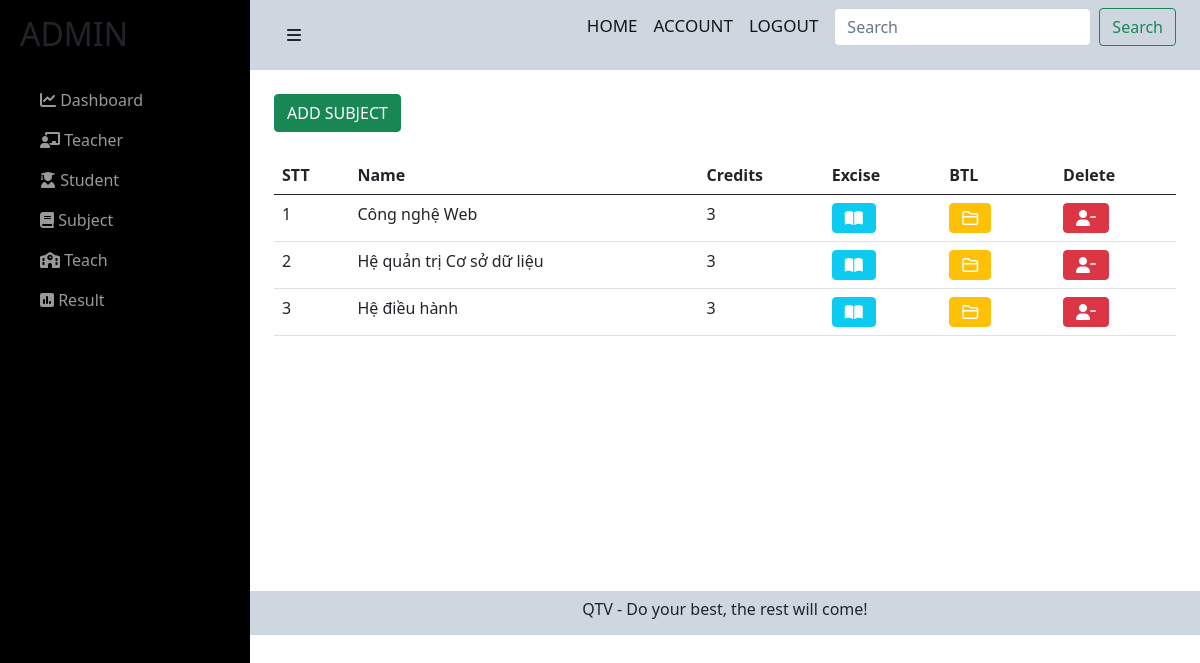
/admin/admin/subject.php (signed in), run on an earlier commit of the app's database.
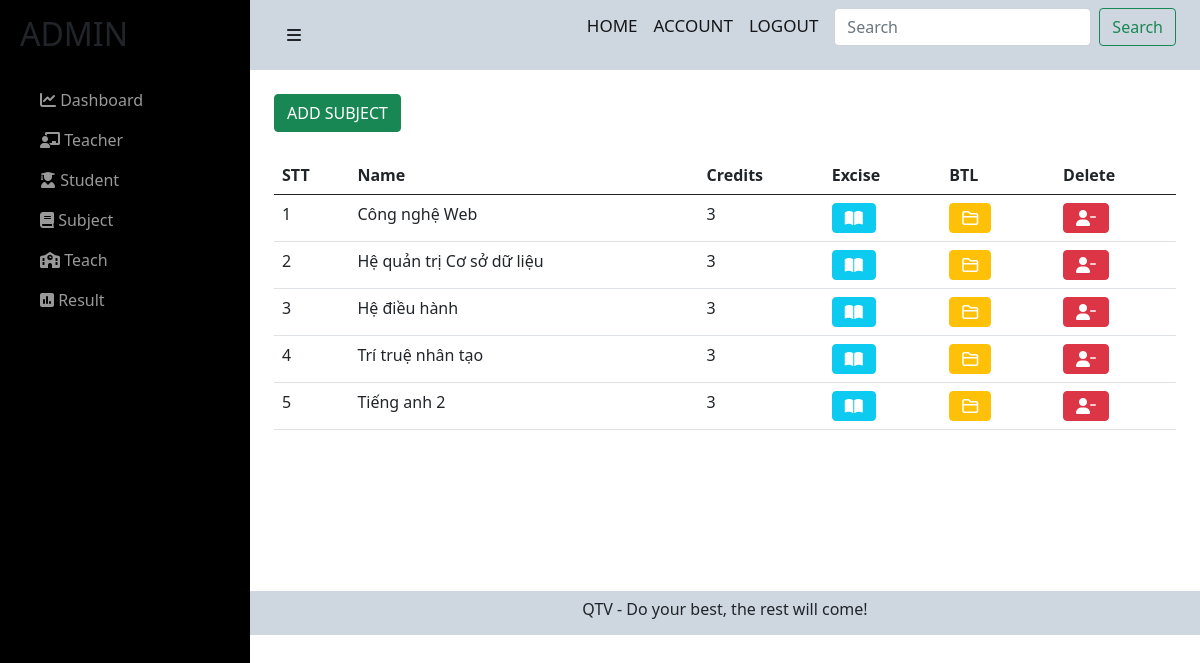
And on a later commit of the database.
### tables this page shows
CREATE TABLE `monhoc` (
  `idMH` int(11) NOT NULL,
  `nameMH` varchar(255) NOT NULL,
  `TC` int(11) NOT NULL
);

### admin/admin/subject.php (the view, shortened to what this page needs)
<?php include('../../config/config.php');
?>
<link href="https://cdn.jsdelivr.net/npm/bootstrap@5.0.2/dist/css/bootstrap.min.css" rel="stylesheet">
<link rel="stylesheet" href="https://cdnjs.cloudflare.com/ajax/libs/font-awesome/6.0.0-beta2/css/all.min.css" />
<link rel="stylesheet" href="../../css/teacher-admin.css">
<div id="wrapper">
    <div id="sidebar-wrapper">
        <ul class="sidebar-nav">
        <li class="sidebar-brand">
                <h2>ADMIN</h2>
            </li>
            <li>
                <a href="index.php"><i class="fas fa-chart-line"></i> Dashboard</a>
            </li>
            <li>
                <a href="teacher.php"><i class="fas fa-chalkboard-teacher"></i> Teacher</a>
            </li>
            <li>
                <a href="student.php"><i class="fas fa-user-graduate"></i> Student</a>
            </li>
            <li>
                <a href="subject.php"><i class="fas fa-book"></i> Subject</a>
            </li>
            <li>
                <a href="teach.php"><i class="fas fa-school"></i> Teach</a>
            </li>
            <li>
                <a href="result-admin.php"><i class="fas fa-poll"></i> Result</a>
            </li>
        </ul>
    </div>
    <div id="page-content-wrapper">
        <div class="container-fluid">
            <div class="row">
                <div class="col-lg-12">
                    <nav class="navbar navbar-light">
                        <div class="container-fluid">
                            <a href="#menu-toggle" class="btn btn-default" id="menu-toggle"><i class="fas fa-bars"></i></a>
                            <form class="d-flex">
                                <a href="" class="navbar-brand">HOME</a>
                                <a href="" class="navbar-brand">ACCOUNT</a>
                                <a href="../../login/logout.php" class="navbar-brand">LOGOUT</a>
                                <input class="form-control me-2" type="search" placeholder="Search" aria-label="Search">
                                <button class="btn btn-outline-success" type="submit">Search</button>
                            </form>
                        </div>
                    </nav>
                    <div class="container">
                        <br>
                        <a href="./add-subject-admin.php"><button class="btn btn-success"> ADD SUBJECT</button></a>
                        <br><br>
                        <table class="table">
                            <thead>
                                <tr>
                                    <th scope="col">STT</th>
                                    <th scope="col">Name</th>
                                    <th scope="col">Credits</th>
                                    <th scope="col">Excise</th>
                                    <th scope="col">BTL</th>
                                    <th scope="col">Delete</th>
                                </tr>
                            </thead>
                            <tbody>
                                <?php
                                $sql = "SELECT * from monhoc";
                                $res = mysqli_query($conn, $sql);
                                $sn = 1;
                                if ($res == true) {
                                    while ($row = mysqli_fetch_assoc($res)) {
                                ?>
                                        <tr>
                                            <td><?php echo $sn++ ?></td>
                                            <td><?php echo $row['nameMH']; ?></td>
                                            <td><?php echo $row['TC']; ?></td>
                                            <td>
                                                <a href="./exercise-subject-admin.php?idMH=<?php echo $row['idMH']; ?>"><button type="button" class="btn btn-info text-white me-2"><i class="fas fa-book-open"></i>    </button></a>
                                            </td>
                                            <td>
                                                <a href="./btl.php?idMH=<?php echo $row['idMH']; ?>"><button type="button" class="btn btn-warning text-white me-2"><i class="far fa-folder"></i></button></a>
                                            </td>
                                            <td>
                                                <a href="./del-subject-admin.php?idMH=<?php echo $row['idMH']; ?>"><button type="button" class="btn btn-danger text-white me-2"><i class="fas fa-user-minus"></i></button></a>
                                            </td>
                                        </tr>
                                <?php
                                    }
                                }
                                ?>
                            </tbody>
                        </table>
                    </div>
                </div>
            </div>
        </div>
        <footer>
            <p class="ftr text-center">
                QTV - Do your best, the rest will come!
            </p>
        </footer>
    </div>
</div>

### css/teacher-admin.css (style rules this page uses)
.row>* { padding : 0; }
#wrapper { padding-left: 0; -webkit-transition: all 0.5s ease; -moz-transition: all 0.5s ease; -o-transition: all 0.5s ease; transition: all 0.5s ease; }
.navbar-brand { font-size:17px; font-weight:500; }
#page-content-wrapper { padding: 50px; position: relative; }
#sidebar-wrapper { z-index: 1000; position: fixed; left: 250px; width: 0; height: 100%; margin-left: -250px; overflow-y: auto; background: #000; -webkit-transition: all 0.5s ease; -moz-transition: all 0.5s ease; -o-transition: all 0.5s ease; transition: all 0.5s ease; }
#page-content-wrapper { width: 100%; position: absolute; padding: 15px; }
.sidebar-nav { position: absolute; top: 0; width: 250px; margin: 0; padding: 0; list-style: none; }
.sidebar-nav li { text-indent: 20px; line-height: 40px; }
.sidebar-nav li a { display: block; text-decoration: none; color: #999999; }
.sidebar-nav > .sidebar-brand { height: 65px; font-size: 18px; line-height: 60px; margin-top: 15px; }
@media (min-width:768px) { #wrapper { padding-left: 250px; } }
@media (min-width:768px) { #sidebar-wrapper { width: 250px; } }
@media (min-width:768px) { #page-content-wrapper { padding: 0; position: relative; } }
.navbar, .ftr { background-color: #ced6e0; }
.ftr { height:44px; margin-bottom: 0; padding-top:6px; }
.container { min-height: 521px; }

What changed in the data, as far as the page shows it:
added monhoc: nameMH "Trí truệ nhân tạo", TC "3"
added monhoc: nameMH "Tiếng anh 2", TC "3"
